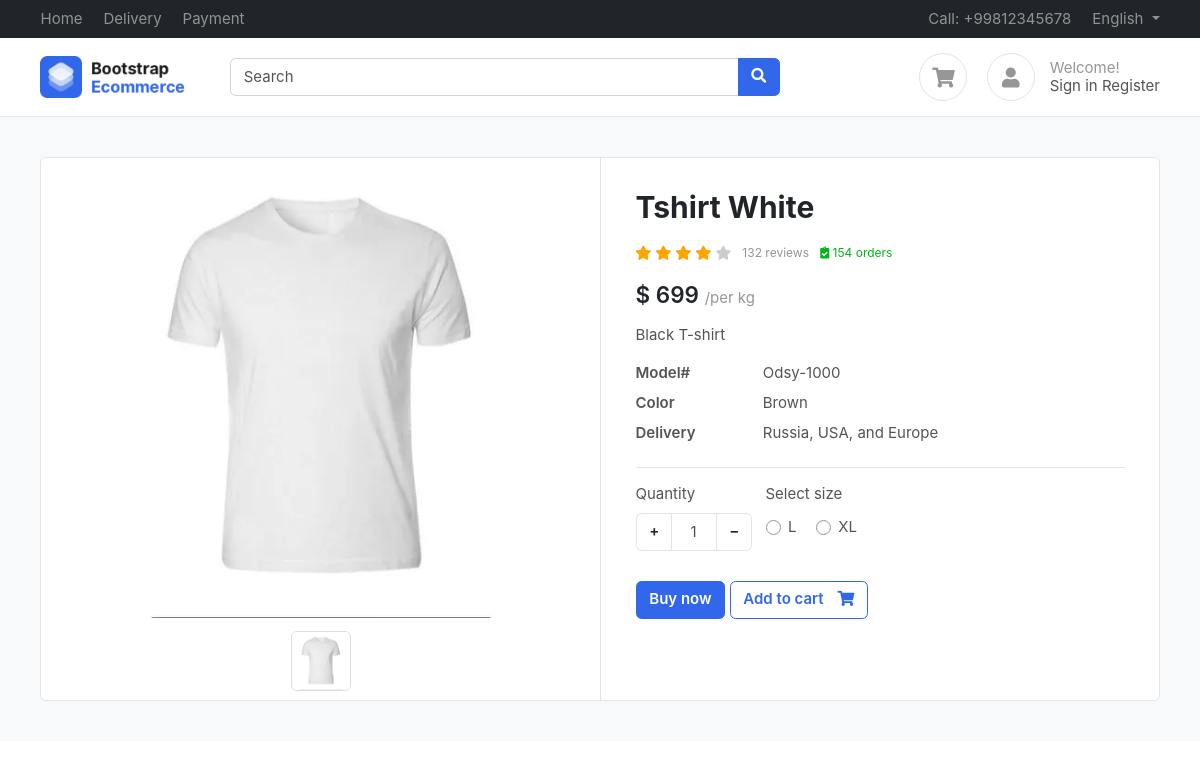
The app's page /product/tshirt-white/ with its own data.
### products/models.py (models this page shows, shortened)
class Product(BaseModel):
    product_name = models.CharField(max_length=100)
    slug = models.SlugField(unique=True,null=True,blank=True)
    category = models.ForeignKey(Category,related_name='products', on_delete=models.CASCADE)
    price = models.IntegerField()
    product_description = models.TextField()
    color_variant = models.ManyToManyField(ColorVariant,blank=True)
    size_variant = models.ManyToManyField(SizeVariant,blank=True)

class ProductImage(BaseModel):
    product = models.ForeignKey(Product,on_delete=models.CASCADE,related_name="product_images")
    image = models.ImageField(upload_to='product')

class SizeVariant(BaseModel):
    size_name = models.CharField(max_length=100)
    price = models.IntegerField(default=0)

### products/views.py (the view)
# urls.py: path('<slug>/',get_product,name='get_product'),
def get_product(request,slug):
    try:
        product = Product.objects.get(slug=slug)
        context={'product':product}
        if request.GET.get('size'):
            size = request.GET.get('size')
            price = product.get_product_price_by_size(size)
            context['selected_size'] = size
            context['updated_price'] = price
            print(price)
        return render(request,'product/product.html',context)
    except Exception as e:
        print(e)

### templates/product/product.html (shortened to what this page needs)
{% extends 'base/base.html' %}
{% block start %}
    <section class="section-content padding-y bg">
        <div class="container">
            <div class="card">
                <div class="row no-gutters">
                    <aside class="col-md-6">
                        <article class="gallery-wrap">
                            <div class="img-big-wrap">
                                <div>
                                    <a href="#">
                                        <img src="/media/{{ product.product_images.first.image }}">
                                    </a>
                                </div>
                            </div>
                            <div class="thumbs-wrap">
                                {% for image in product.product_images.all %}
                                    <a href="#" class="item-thumb">
                                        <img src="/media/{{ image.image }}">
                                    </a>
                                {% endfor %}
                            </div>
                        </article>
                    </aside>
                    <main class="col-md-6 border-left">
                        <article class="content-body">
                            <h2 class="title">{{ product.product_name }}</h2>
                            <div class="rating-wrap my-3">
                                <ul class="rating-stars">
                                    <li style="width:80%" class="stars-active">
                                        <i class="fa fa-star"></i> <i class="fa fa-star"></i>
                                        <i class="fa fa-star"></i> <i class="fa fa-star"></i>
                                    </li>
                                    <li>
                                        <i class="fa fa-star"></i> <i class="fa fa-star"></i>
                                        <i class="fa fa-star"></i> <i class="fa fa-star"></i>
                                        <i class="fa fa-star"></i>
                                    </li>
                                </ul>
                                <small class="label-rating text-muted">132 reviews</small>
                                <small class="label-rating text-success"> <i class="fa fa-clipboard-check"></i> 154 orders </small>
                            </div>
                            <div class="mb-3">
                                <var class="price h4">$
                                    {% if updated_price %}
                                        {{ updated_price }}
                                    {% else %}
                                        {{ product.price }}
                                    {% endif %}
                                </var>
                                <span class="text-muted">/per kg</span>
                            </div>
                            <p>{{ product.product_description }}</p>
                            <dl class="row">
                                <dt class="col-sm-3">
                                    Model#
                                </dt>
                                <dd class="col-sm-9">
                                    Odsy-1000
                                </dd>
                                <dt class="col-sm-3">
                                    Color
                                </dt>
                                <dd class="col-sm-9">
                                    Brown
                                </dd>
                                <dt class="col-sm-3">
                                    Delivery
                                </dt>
                                <dd class="col-sm-9">
                                    Russia, USA, and Europe
                                </dd>
                            </dl>
                            <hr>
                            <div class="form-row">
                                <div class="form-group col-md flex-grow-0">
                                    <label>Quantity</label>
                                    <div class="input-group mb-3 input-spinner">
                                        <div class="input-group-prepend">
                                            <button class="btn btn-light" type="button" id="button-plus">+</button>
                                        </div>
                                        <input type="text" class="form-control" value="1">
                                        <div class="input-group-append">
                                            <button class="btn btn-light" type="button" id="button-minus">−</button>
                                        </div>
                                    </div>
                                </div>
                                {% if product.size_variant.count %}
                                    <div class="form-group col-md">
                                        <label>Select size</label>
                                        <div class="mt-1">
                                            {% for size in product.size_variant.all %}
                                                <label class="custom-control custom-radio custom-control-inline">
                                                    <div class="custom-control-label">{{ size.size_name }}</div>
                                                </label>
                                            {% endfor %}
                                        </div>
                                    </div>
                                {% endif %}
                            </div>
                            <a href="#" class="btn  btn-primary">Buy now</a>
                            <a href="{% url 'add_to_cart' product.uid %}?variant={{selected_size}}"
                               class="btn  btn-outline-primary"> <span class="text">Add to cart</span> <i class="fas fa-shopping-cart"></i>  </a>
                        </article>
                    </main>
                </div>
            </div>
        </div>
    </section>
{% endblock start %}

### public/static/css/ui.css (style rules this page uses)
html { font-family: 'Inter', sans-serif; font-size: 15px; }
.content-body { flex: 1 1 auto; padding: 2rem 2.3rem; }
.padding-y { padding-top: 40px; padding-bottom: 40px; }
var { font-style: normal; }
article:after, .form-group:after { display: block; clear: both; content: ""; }
.bg { background-color: #f8f9fa; }
.card .title { color: #212529; }
.btn-light { background-color: #fff; border-color: #e4e4e4; }
.btn .text + i { margin-left: 10px; }
dl[class="row"] { margin-bottom: 0; }
.price { font-weight: 600; color: #212529; }
.label-rating { margin-left: 7px; display: inline-block; vertical-align: middle; }
.rating-stars { display: inline-block; vertical-align: middle; list-style: none; margin: 0; padding: 0; position: relative; white-space: nowrap; clear: both; }
.rating-stars i { font-size: 14px; color: #ccc; display: inline; }
.rating-stars li { display: block; text-overflow: clip; white-space: nowrap; z-index: 1; }
.rating-stars li.stars-active { z-index: 2; position: absolute; top: 0; left: 0; overflow: hidden; }
.rating-stars li.stars-active i { color: orange; }
.input-spinner { width: 120px; flex-wrap: nowrap; display: inline-flex; }
.input-spinner input.form-control { text-align: center; max-width: 46px; flex-basis: 46px; border-color: #e4e4e4; flex-grow: 0; }
.input-spinner .btn { width: 36px; text-align: center; }
.gallery-wrap .img-big-wrap { margin-bottom: 10px; border-radius: 0.37rem; overflow: hidden; background-color: #fff; }
.gallery-wrap .img-big-wrap a { text-align: center; display: block; }
.gallery-wrap .img-big-wrap img { height: 460px; width: auto; display: inline-block; cursor: zoom-in; }
.gallery-wrap .thumbs-wrap { text-align: center; }
.gallery-wrap .thumbs-wrap .item-thumb { width: 60px; height: 60px; border: 1px solid #ddd; border-radius: 6px; margin: 3px; display: inline-block; overflow: hidden; }
.gallery-wrap .thumbs-wrap img { max-width: 100%; max-height: 100%; object-fit: cover; border-radius: 4px; cursor: zoom-in; }

### records on screen
Product: product_images.first.image (picture), product_name "Tshirt White", price "699", product_description "Black T-shirt"
ProductImage: image (picture)
SizeVariant: size_name "L"
SizeVariant: size_name "XL"
